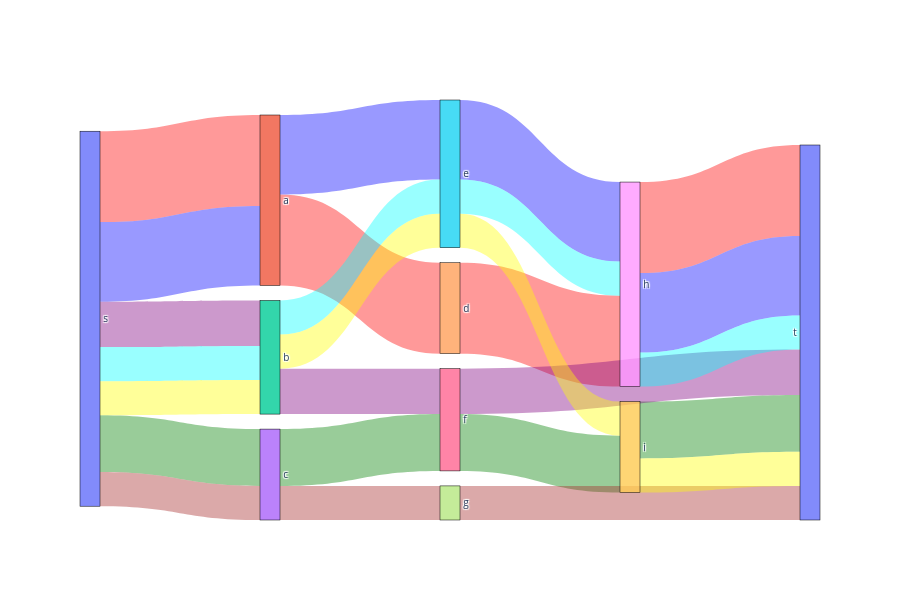

Notebook code cell kept with this figure:
### Code cell
# Visualize the larger network
graphutils.draw(
    G2,
    filename="example2_sankey",
    flow_attr='flow',
    paths=paths2,
    weights=weights2,
    draw_options={
        "style": "sankey"
    }
)

### Figure 1 — Plotly figure (JSON) as saved in the notebook; plotly's stock layout.template omitted (floating-point values rounded to 4 significant figures)
{"data": [{"link": {"color": ["rgba(255, 0, 0, 0.4)", "rgba(255, 0, 0, 0.4)", "rgba(255, 0, 0, 0.4)", "rgba(255, 0, 0, 0.4)", "rgba(0, 0, 255, 0.4)", "rgba(0, 0, 255, 0.4)", "rgba(0, 0, 255, 0.4)", "rgba(0, 0, 255, 0.4)", "rgba(0, 128, 0, 0.4)", "rgba(0, 128, 0, 0.4)", "rgba(0, 128, 0, 0.4)", "rgba(0, 128, 0, 0.4)", "rgba(128, 0, 128, 0.4)", "rgba(128, 0, 128, 0.4)", "rgba(128, 0, 128, 0.4)", "rgba(165, 42, 42, 0.4)", "rgba(165, 42, 42, 0.4)", "rgba(165, 42, 42, 0.4)", "rgba(0, 255, 255, 0.4)", "rgba(0, 255, 255, 0.4)", "rgba(0, 255, 255, 0.4)", "rgba(0, 255, 255, 0.4)", "rgba(255, 255, 0, 0.4)", "rgba(255, 255, 0, 0.4)", "rgba(255, 255, 0, 0.4)", "rgba(255, 255, 0, 0.4)"], "source": [0, 1, 4, 8, 0, 1, 5, 8, 0, 3, 6, 9, 0, 2, 6, 0, 3, 7, 0, 2, 5, 8, 0, 2, 5, 9], "target": [1, 4, 8, 10, 1, 5, 8, 10, 3, 6, 9, 10, 2, 6, 10, 3, 7, 10, 2, 5, 8, 10, 2, 5, 9, 10], "value": [8, 8, 8, 8, 7, 7, 7, 7, 5, 5, 5, 5, 4, 4, 4, 3, 3, 3, 3, 3, 3, 3, 3, 3, 3, 3]}, "node": {"label": ["s", "a", "b", "c", "d", "e", "f", "g", "h", "i", "t"], "line": {"color": "black", "width": 0.5}, "pad": 15, "thickness": 20}, "type": "sankey"}], "layout": {"font": {"size": 10}, "height": 600, "title": {"text": ""}}}
